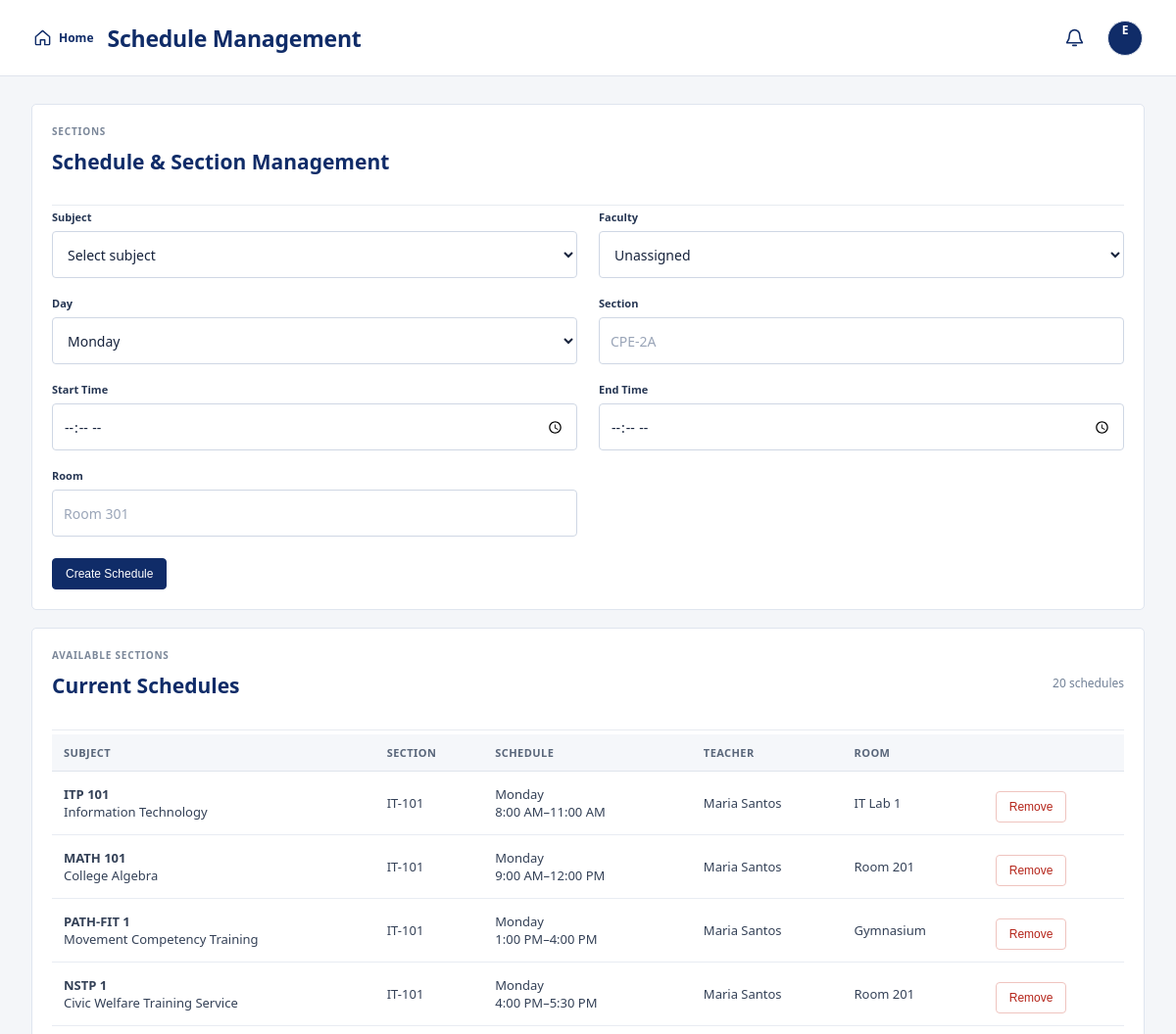
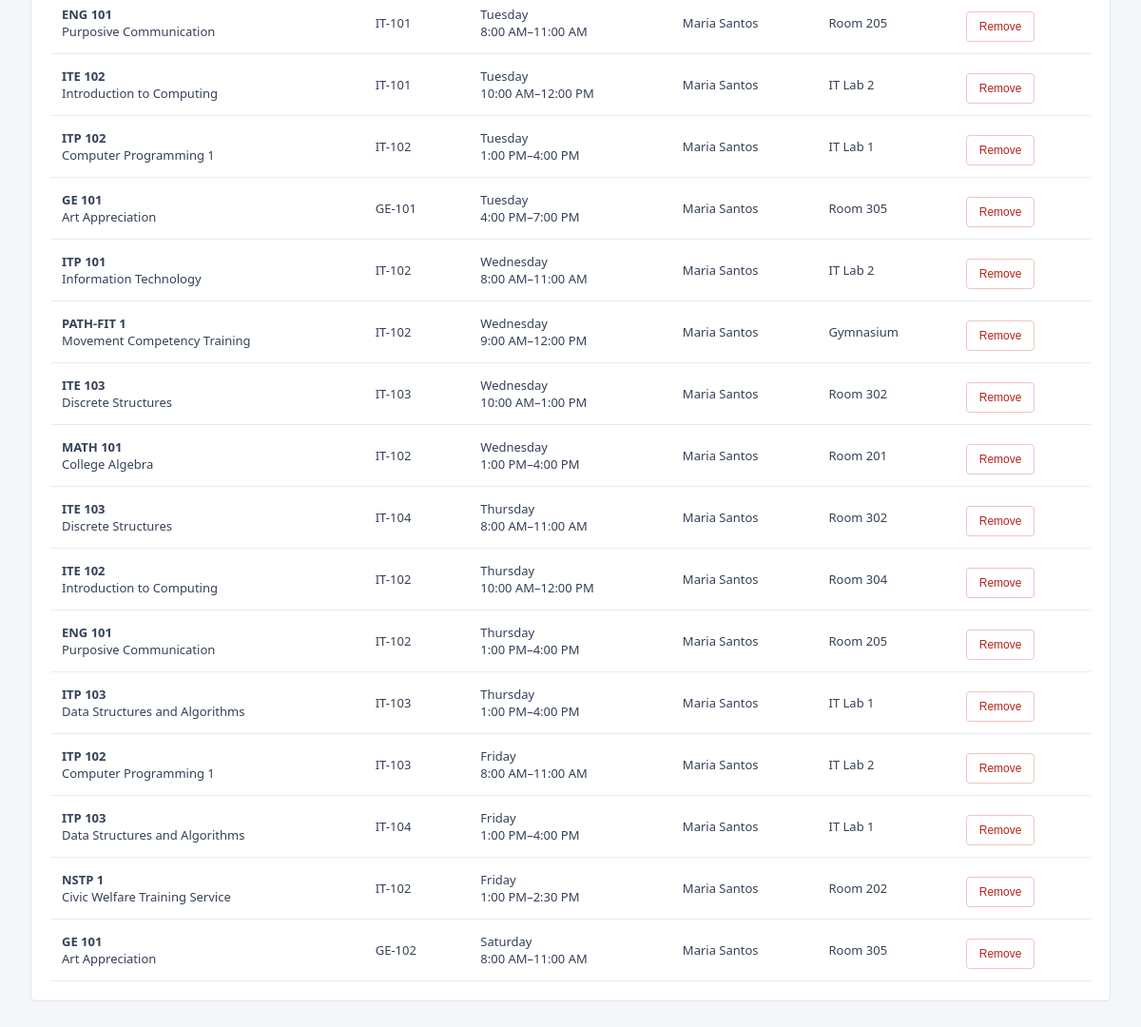
Page /admin_schedules.php (signed in) on the committed database (2 pictures, top to bottom).
### tables this page shows
CREATE TABLE subject_offerings (
 id INT AUTO_INCREMENT PRIMARY KEY,
 subject_id INT NOT NULL,
 faculty_id INT NULL,
 day_name VARCHAR(20) NOT NULL,
 start_time TIME NOT NULL,
 end_time TIME NOT NULL,
 room VARCHAR(80) NOT NULL,
 section VARCHAR(50) NOT NULL,
 FOREIGN KEY (subject_id) REFERENCES subjects(id) ON DELETE CASCADE,
 FOREIGN KEY (faculty_id) REFERENCES users(id) ON DELETE SET NULL
);

CREATE TABLE subjects (
 id INT AUTO_INCREMENT PRIMARY KEY,
 code VARCHAR(30) NOT NULL UNIQUE,
 name VARCHAR(150) NOT NULL,
 units INT NOT NULL,
 section VARCHAR(50),
 faculty_id INT NULL,
 description TEXT NULL,
 prerequisite VARCHAR(180) NULL,
 FOREIGN KEY (faculty_id) REFERENCES users(id) ON DELETE SET NULL
);

CREATE TABLE users (
 id INT AUTO_INCREMENT PRIMARY KEY,
 name VARCHAR(120) NOT NULL,
 email VARCHAR(150) UNIQUE NOT NULL,
 password_hash VARCHAR(255) NOT NULL,
 role ENUM('student','faculty','admin') NOT NULL DEFAULT 'student',
 student_id VARCHAR(30),
 program VARCHAR(120),
 created_at TIMESTAMP DEFAULT CURRENT_TIMESTAMP,
 avatar_path VARCHAR(255) NULL
);

### config.php (called while the page is built, shortened)
<?php
function e($value) { return htmlspecialchars((string)$value, ENT_QUOTES, 'UTF-8'); }

### admin_schedules.php (the view, shortened to what this page needs)
<?php require 'admin_bootstrap.php'; $title='Schedule Management'; $subjects=$pdo->query("SELECT * FROM subjects ORDER BY code")->fetchAll(); $faculty=$pdo->query("SELECT * FROM users WHERE role='faculty' ORDER BY name")->fetchAll(); $offerings=$pdo->query("SELECT o.*,s.code,s.name subject,f.name faculty_name FROM subject_offerings o JOIN subjects s ON s.id=o.subject_id LEFT JOIN users f ON f.id=o.faculty_id ORDER BY FIELD(o.day_name,'Monday','Tuesday','Wednesday','Thursday','Friday','Saturday'),o.start_time,s.code")->fetchAll(); require 'header.php'; admin_flash_html(); ?>
<section class="section"><div class="card-head"><div><span class="eyebrow">SECTIONS</span><h2>Schedule &amp; Section Management</h2></div></div>
<form method="post"><div class="register-grid"><div class="field"><label>Subject</label><select name="subject_id" required><option value="">Select subject</option></select></div><div class="field"><label>Faculty</label><select name="faculty_id"><option value="0">Unassigned</option></select></div><div class="field"><label>Day</label><select name="day_name"><option>Monday</option></select></div><div class="field"><label>Section</label><input name="section" placeholder="CPE-2A" required></div><div class="field"><label>Start Time</label><input type="time" name="start_time" required></div><div class="field"><label>End Time</label><input type="time" name="end_time" required></div><div class="field"><label>Room</label><input name="room" placeholder="Room 301" required></div></div><button class="btn">Create Schedule</button></form></section>
<section class="section"><div class="card-head"><div><span class="eyebrow">AVAILABLE SECTIONS</span><h2>Current Schedules</h2></div><span class="muted"><?=count($offerings)?> schedules</span></div><div class="table-scroll"><table class="table"><tr><th>Subject</th><th>Section</th><th>Schedule</th><th>Teacher</th><th>Room</th><th></th></tr><?php foreach($offerings as $o): ?><tr><td><b><?=e($o['code'])?></b><br><?=e($o['subject'])?></td><td><?=e($o['section'])?></td><td><?=e($o['day_name'])?><br><?=date('g:i A',strtotime($o['start_time']))?>–<?=date('g:i A',strtotime($o['end_time']))?></td><td><?=e($o['faculty_name']?:'Unassigned')?></td><td><?=e($o['room'])?></td><td><form method="post"><?=admin_form_return('admin_schedules.php')?><input type="hidden" name="action" value="delete_offering"><input type="hidden" name="offering_id" value="<?=$o['id']?>"><button class="btn danger-btn" onclick="return confirm('Remove this schedule/section?')">Remove</button></form></td></tr><?php endforeach; ?></table></div></section>
<?php require 'footer.php'; ?>

### rows in the picture
subject_offerings: subject.code "ITP 101", subject.name "Information Technology", section "IT-101", day_name "Monday", start_time "8:00 AM", end_time "11:00 AM", faculty.name "Maria Santos", room "IT Lab 1"
subject_offerings: subject.code "MATH 101", subject.name "College Algebra", section "IT-101", day_name "Monday", start_time "9:00 AM", end_time "12:00 PM", faculty.name "Maria Santos", room "Room 201"
subject_offerings: subject.code "PATH-FIT 1", subject.name "Movement Competency Training", section "IT-101", day_name "Monday", start_time "1:00 PM", end_time "4:00 PM", faculty.name "Maria Santos", room "Gymnasium"
subject_offerings: subject.code "NSTP 1", subject.name "Civic Welfare Training Service", section "IT-101", day_name "Monday", start_time "4:00 PM", end_time "5:30 PM", faculty.name "Maria Santos", room "Room 201"
subject_offerings: subject.code "ENG 101", subject.name "Purposive Communication", section "IT-101", day_name "Tuesday", start_time "8:00 AM", end_time "11:00 AM", faculty.name "Maria Santos", room "Room 205"
subject_offerings: subject.code "ITE 102", subject.name "Introduction to Computing", section "IT-101", day_name "Tuesday", start_time "10:00 AM", end_time "12:00 PM", faculty.name "Maria Santos", room "IT Lab 2"
subject_offerings: subject.code "ITP 102", subject.name "Computer Programming 1", section "IT-102", day_name "Tuesday", start_time "1:00 PM", end_time "4:00 PM", faculty.name "Maria Santos", room "IT Lab 1"
subject_offerings: subject.code "GE 101", subject.name "Art Appreciation", section "GE-101", day_name "Tuesday", start_time "4:00 PM", end_time "7:00 PM", faculty.name "Maria Santos", room "Room 305"
subject_offerings: subject.code "ITP 101", subject.name "Information Technology", section "IT-102", day_name "Wednesday", start_time "8:00 AM", end_time "11:00 AM", faculty.name "Maria Santos", room "IT Lab 2"
subject_offerings: subject.code "PATH-FIT 1", subject.name "Movement Competency Training", section "IT-102", day_name "Wednesday", start_time "9:00 AM", end_time "12:00 PM", faculty.name "Maria Santos", room "Gymnasium"
subject_offerings: subject.code "ITE 103", subject.name "Discrete Structures", section "IT-103", day_name "Wednesday", start_time "10:00 AM", end_time "1:00 PM", faculty.name "Maria Santos", room "Room 302"
subject_offerings: subject.code "MATH 101", subject.name "College Algebra", section "IT-102", day_name "Wednesday", start_time "1:00 PM", end_time "4:00 PM", faculty.name "Maria Santos", room "Room 201"
subject_offerings: subject.code "ITE 103", subject.name "Discrete Structures", section "IT-104", day_name "Thursday", start_time "8:00 AM", end_time "11:00 AM", faculty.name "Maria Santos", room "Room 302"
subject_offerings: subject.code "ITE 102", subject.name "Introduction to Computing", section "IT-102", day_name "Thursday", start_time "10:00 AM", end_time "12:00 PM", faculty.name "Maria Santos", room "Room 304"
subject_offerings: subject.code "ENG 101", subject.name "Purposive Communication", section "IT-102", day_name "Thursday", start_time "1:00 PM", end_time "4:00 PM", faculty.name "Maria Santos", room "Room 205"
subject_offerings: subject.code "ITP 103", subject.name "Data Structures and Algorithms", section "IT-103", day_name "Thursday", start_time "1:00 PM", end_time "4:00 PM", faculty.name "Maria Santos", room "IT Lab 1"
subject_offerings: subject.code "ITP 102", subject.name "Computer Programming 1", section "IT-103", day_name "Friday", start_time "8:00 AM", end_time "11:00 AM", faculty.name "Maria Santos", room "IT Lab 2"
subject_offerings: subject.code "ITP 103", subject.name "Data Structures and Algorithms", section "IT-104", day_name "Friday", start_time "1:00 PM", end_time "4:00 PM", faculty.name "Maria Santos", room "IT Lab 1"
subject_offerings: subject.code "NSTP 1", subject.name "Civic Welfare Training Service", section "IT-102", day_name "Friday", start_time "1:00 PM", end_time "2:30 PM", faculty.name "Maria Santos", room "Room 202"
subject_offerings: subject.code "GE 101", subject.name "Art Appreciation", section "GE-102", day_name "Saturday", start_time "8:00 AM", end_time "11:00 AM", faculty.name "Maria Santos", room "Room 305"

### other values in the picture
$title "Schedule Management"
substr($_SESSION['user']['name'],0,1) "E"
count($offerings) "20"
